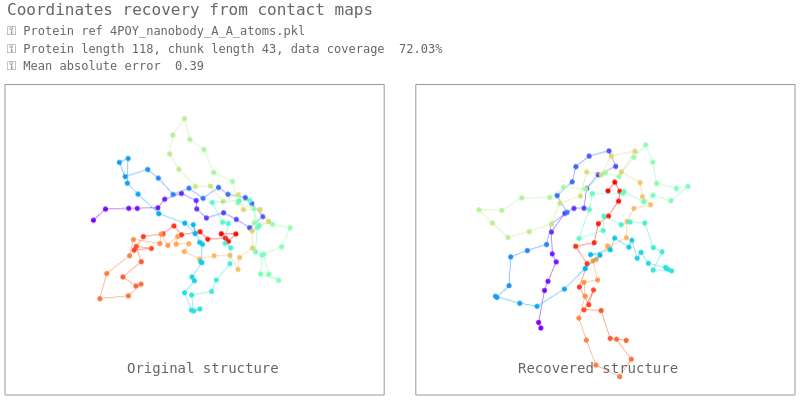

The notebook cell this image was saved under:
### Code cell
if 'functions.graphics' in sys.modules: importlib.reload(sys.modules['functions.graphics'])
from functions.graphics import *

A = np.array(protein.ca)
C = orig_cmap_recon_coords[0]
ref_slice = slice(10, 15)
C_aligned = align_structures(A, C, ref_slice=ref_slice)

def distance_matrix_mae(A: np.ndarray, B: np.ndarray) -> float:
    D_A = np.linalg.norm(A[:, None, :] - A[None, :, :], axis=-1)
    D_B = np.linalg.norm(B[:, None, :] - B[None, :, :], axis=-1)
    mae = np.mean(np.abs(D_A - D_B))
    return mae

mae = distance_matrix_mae(A, C)

print ()
texts = [f'Protein ref {dataset.files[0]}', 
         f'Protein length {protein.len}, chunk length {dataset.chunk_length}, data coverage {100*MASK.sum()/protein.len**2:6.2f}%',
         f'Mean absolute error {mae:5.2f}']

plotly_2_graphs([A, C_aligned[0]], 'Coordinates recovery from contact maps', labels=texts)

### Figure 1 — Plotly figure (JSON) as saved in the notebook; plotly's stock layout.template omitted (floating-point values rounded to 4 significant figures; data arrays with more than 128 entries replaced by an {"elided": "..."} marker saying what was removed)
{"data": [{"line": {"color": {"elided": "118x4 float values"}, "width": 1}, "marker": {"color": {"elided": "118x4 float values"}, "size": 3}, "mode": "markers+lines", "name": "Original", "scene": "scene", "type": "scatter3d", "x": [150.7, 149.5, 146.1, 143.2, 139.7, 136.4, 132.7, 129.9, 128.3, 126.0, 122.9, 120.2, 120.4, 118.6, 119.9, 122.7, 125.7, 128.6, 132.2, 134.8, 138.6, 139.1, 141.7, 145.2, 146.7, 147.3, 149.4, 150.4, 148.8, 147.3, 144.9, 142.5, 141.4, 139.0, 139.2, 137.0, 138.4, 136.4, 137.8, 138.5, 138.9, 141.7, 141.8, 139.7, 140.0, 136.5, 136.9, 139.5, 139.4, 142.3, 143.8, 142.5, 139.1, 138.9, 136.5, 137.5, 134.7, 134.8, 132.1, 130.4, 130.1, 129.1, 126.0, 125.8, 129.1, 130.3, 133.4, 133.8, 136.7, 136.3, 139.3, 137.7, 138.0, 140.7, 138.7, 137.5, 133.9, 132.2, 128.4, 127.1, 123.6, 121.6, 123.6, 124.0, 125.2, 128.4, 129.4, 130.2, 133.9, 136.4, 137.0, 140.4, 141.6, 145.0, 146.8, 149.3, 152.3, 155.0, 157.8, 160.6, 158.4, 155.3, 154.4, 154.0, 150.3, 148.6, 145.4, 146.7, 143.3, 139.7, 136.1, 134.0, 130.8, 128.4, 125.4, 122.9, 119.2, 120.2], "y": [207.9, 210.3, 211.6, 209.9, 211.3, 209.4, 209.9, 211.1, 209.7, 210.4, 212.5, 213.9, 217.8, 219.6, 217.3, 217.6, 215.7, 215.7, 215.2, 214.2, 214.2, 211.1, 211.8, 210.3, 211.5, 214.8, 217.0, 220.7, 222.8, 226.2, 225.8, 223.0, 223.4, 221.7, 221.5, 219.7, 218.5, 217.2, 215.7, 218.4, 221.2, 222.3, 221.8, 224.7, 225.9, 225.8, 226.0, 226.9, 227.3, 228.6, 227.8, 231.2, 230.5, 232.4, 230.5, 231.3, 230.7, 231.0, 233.0, 229.9, 228.1, 230.8, 230.1, 226.5, 224.8, 225.2, 224.1, 223.0, 221.6, 219.1, 219.1, 216.3, 214.0, 216.2, 215.9, 218.5, 218.5, 220.0, 220.3, 220.7, 222.0, 222.9, 220.7, 221.5, 219.4, 221.6, 220.1, 216.6, 216.1, 214.3, 216.3, 216.6, 218.4, 219.8, 220.5, 223.2, 221.3, 224.1, 222.7, 225.1, 228.1, 226.3, 223.7, 220.0, 219.7, 216.3, 216.0, 212.7, 211.0, 212.3, 211.2, 211.1, 213.1, 213.1, 215.4, 214.3, 213.4, 209.9], "z": [148.4, 151.1, 150.3, 148.4, 147.7, 147.4, 147.4, 145.1, 142.0, 139.1, 140.0, 137.7, 137.4, 140.2, 143.0, 145.6, 146.7, 149.2, 148.2, 150.8, 151.0, 153.2, 155.8, 155.3, 158.5, 160.3, 158.0, 158.0, 155.3, 154.6, 151.6, 150.7, 147.1, 144.6, 140.8, 138.4, 135.0, 132.1, 128.8, 126.2, 128.9, 131.2, 134.9, 136.3, 139.9, 141.3, 145.1, 147.7, 151.5, 153.6, 157.0, 158.1, 156.5, 153.2, 150.9, 147.4, 144.9, 141.1, 139.3, 137.8, 141.2, 143.7, 145.8, 144.7, 145.8, 149.3, 151.3, 154.9, 156.9, 159.8, 162.1, 164.1, 161.2, 159.5, 156.2, 153.7, 152.5, 149.4, 149.4, 145.9, 145.0, 141.9, 139.6, 135.9, 132.9, 132.8, 136.2, 134.6, 135.5, 137.8, 141.0, 142.7, 145.9, 146.5, 149.9, 150.8, 152.1, 152.2, 150.1, 149.3, 150.2, 149.0, 146.4, 145.6, 146.1, 146.3, 144.1, 142.7, 143.0, 142.5, 142.1, 138.9, 139.1, 136.1, 136.0, 133.3, 133.1, 132.0]}, {"line": {"color": {"elided": "118x4 float values"}, "width": 1}, "marker": {"color": {"elided": "118x4 float values"}, "size": 3}, "mode": "markers+lines", "name": "Reconstructed", "scene": "scene2", "type": "scatter3d", "x": [145.5, 146.2, 143.4, 141.1, 138.1, 136.5, 134.5, 130.8, 127.6, 124.5, 122.9, 119.3, 118.1, 118.9, 122.9, 127.0, 128.7, 133.2, 133.3, 137.2, 139.7, 142.0, 145.6, 147.6, 150.6, 151.5, 150.2, 149.9, 146.1, 143.8, 140.3, 139.2, 135.7, 132.5, 129.8, 126.7, 125.8, 122.6, 120.8, 119.0, 121.6, 123.1, 126.5, 125.8, 128.7, 127.5, 130.8, 134.0, 137.0, 139.9, 143.1, 142.6, 139.9, 136.5, 134.0, 131.7, 128.3, 125.3, 121.7, 120.2, 123.4, 124.0, 123.8, 123.5, 127.0, 130.4, 134.0, 136.9, 140.2, 142.8, 146.6, 148.0, 146.3, 146.3, 142.1, 139.7, 136.4, 132.7, 129.8, 126.7, 123.5, 119.3, 120.5, 117.4, 116.4, 117.6, 121.2, 121.3, 123.8, 127.5, 129.7, 133.6, 135.9, 138.0, 141.3, 143.6, 145.7, 147.5, 147.4, 147.4, 146.2, 145.1, 141.6, 142.1, 140.9, 140.9, 137.3, 137.6, 136.3, 133.3, 132.2, 127.8, 125.9, 122.4, 119.4, 116.9, 114.8, 115.3], "y": [228.5, 229.3, 227.7, 225.4, 224.0, 220.7, 218.3, 217.8, 216.6, 215.9, 215.1, 214.6, 218.2, 217.2, 216.0, 217.0, 217.8, 219.1, 221.6, 222.3, 224.1, 222.0, 223.1, 224.9, 226.7, 228.5, 232.1, 235.7, 236.3, 237.8, 236.6, 233.7, 234.0, 231.9, 232.4, 230.4, 231.0, 229.3, 229.9, 232.7, 234.9, 236.7, 235.2, 236.2, 236.4, 233.6, 233.3, 234.4, 234.0, 236.8, 236.1, 237.4, 235.0, 236.9, 234.8, 236.3, 235.3, 236.4, 236.7, 233.7, 232.1, 231.5, 229.8, 227.3, 227.4, 227.7, 227.3, 225.8, 226.9, 223.9, 225.0, 221.5, 221.0, 224.8, 223.6, 226.0, 224.0, 224.5, 223.0, 223.2, 222.3, 223.9, 221.9, 223.8, 223.8, 226.9, 225.9, 224.5, 226.6, 225.5, 227.6, 228.8, 230.6, 233.7, 234.5, 237.3, 238.3, 241.7, 243.1, 247.1, 247.6, 244.3, 242.8, 240.4, 237.4, 233.8, 232.0, 231.1, 227.5, 226.2, 222.0, 222.2, 221.4, 220.6, 220.4, 218.4, 214.9, 213.5], "z": [124.4, 126.9, 130.5, 129.4, 131.0, 130.0, 132.5, 134.6, 133.8, 132.2, 135.7, 137.3, 139.8, 142.9, 142.7, 142.2, 140.1, 139.6, 137.5, 137.3, 135.4, 134.4, 135.7, 132.4, 133.3, 135.4, 135.7, 137.5, 138.2, 141.0, 140.5, 138.4, 137.5, 137.0, 134.1, 132.9, 128.8, 127.5, 124.2, 123.7, 126.1, 127.7, 129.0, 133.0, 135.5, 138.2, 139.7, 141.2, 143.8, 144.2, 144.2, 148.6, 148.6, 148.1, 146.5, 144.7, 144.0, 142.4, 143.6, 141.6, 143.0, 146.6, 148.8, 146.0, 143.8, 145.7, 144.2, 145.0, 145.0, 144.8, 144.9, 144.1, 141.0, 140.4, 138.8, 140.1, 141.4, 141.4, 144.1, 142.7, 144.8, 144.8, 140.7, 138.1, 134.8, 134.7, 135.0, 131.6, 130.1, 129.3, 131.8, 131.7, 133.7, 133.0, 135.1, 136.0, 134.2, 134.5, 131.0, 132.8, 135.2, 134.8, 130.4, 129.1, 131.4, 129.0, 129.5, 125.8, 126.5, 129.1, 130.1, 128.8, 131.8, 131.5, 133.6, 134.1, 134.2, 131.7]}], "layout": {"annotations": [{"align": "left", "font": {"family": "Menlo, monospace", "size": 16}, "showarrow": false, "text": "Coordinates recovery from contact maps", "x": 0, "xanchor": "left", "xref": "paper", "y": 1.15, "yref": "paper"}, {"font": {"family": "Menlo, monospace", "size": 14}, "showarrow": false, "text": "Original structure", "x": 0.25, "xanchor": "center", "xref": "paper", "y": 0.05, "yref": "paper"}, {"font": {"family": "Menlo, monospace", "size": 14}, "showarrow": false, "text": "Recovered structure", "x": 0.75, "xanchor": "center", "xref": "paper", "y": 0.05, "yref": "paper"}, {"align": "left", "font": {"family": "Menlo, monospace", "size": 12}, "showarrow": false, "text": "⚿ Protein ref 4POY_nanobody_A_A_atoms.pkl", "x": 0, "xanchor": "left", "xref": "paper", "y": 1.08, "yref": "paper"}, {"align": "left", "font": {"family": "Menlo, monospace", "size": 12}, "showarrow": false, "text": "⚿ Protein length 118, chunk length 43, data coverage  72.03%", "x": 0, "xanchor": "left", "xref": "paper", "y": 1.03, "yref": "paper"}, {"align": "left", "font": {"family": "Menlo, monospace", "size": 12}, "showarrow": false, "text": "⚿ Mean absolute error  0.39", "x": 0, "xanchor": "left", "xref": "paper", "y": 0.98, "yref": "paper"}], "font": {"color": "#666666", "family": "Menlo, monospace", "size": 10}, "height": 400, "margin": {"b": 5, "l": 5, "r": 5, "t": 50}, "paper_bgcolor": "white", "plot_bgcolor": "white", "scene": {"bgcolor": "rgba(0,0,0,0)", "camera": {"center": {"x": 0, "y": 0, "z": 0}, "eye": {"x": 1, "y": 1, "z": 1}}, "domain": {"x": [0, 0.48], "y": [0, 0.9]}, "xaxis": {"linecolor": "grey", "linewidth": 1, "showbackground": false, "showgrid": false, "showline": true, "showspikes": false, "showticklabels": false, "visible": false}, "yaxis": {"linecolor": "grey", "linewidth": 1, "showbackground": false, "showgrid": false, "showline": true, "showspikes": false, "showticklabels": false, "visible": false}, "zaxis": {"linecolor": "grey", "linewidth": 1, "showbackground": false, "showgrid": false, "showline": true, "showspikes": false, "showticklabels": false, "visible": false}}, "scene2": {"bgcolor": "rgba(0,0,0,0)", "camera": {"center": {"x": 0, "y": 0, "z": 0}, "eye": {"x": 1, "y": 1, "z": 1}}, "domain": {"x": [0.52, 1], "y": [0, 0.9]}, "xaxis": {"linecolor": "#999999", "linewidth": 1, "showbackground": false, "showgrid": false, "showline": true, "showspikes": false, "showticklabels": false, "visible": false}, "yaxis": {"linecolor": "#999999", "linewidth": 1, "showbackground": false, "showgrid": false, "showline": true, "showspikes": false, "showticklabels": false, "visible": false}, "zaxis": {"linecolor": "#999999", "linewidth": 1, "showbackground": false, "showgrid": false, "showline": true, "showspikes": false, "showticklabels": false, "visible": false}}, "shapes": [{"line": {"color": "#999999", "width": 1}, "type": "rect", "x0": 0, "x1": 0.48, "xref": "paper", "y0": 0, "y1": 0.9, "yref": "paper"}, {"line": {"color": "#999999", "width": 1}, "type": "rect", "x0": 0.52, "x1": 1, "xref": "paper", "y0": 0, "y1": 0.9, "yref": "paper"}], "showlegend": false, "width": 800}}
